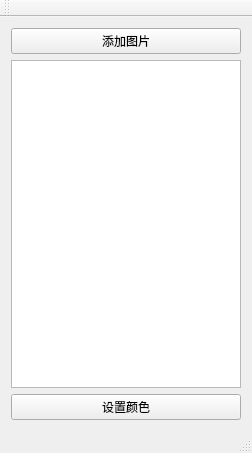
<?xml version="1.0" encoding="UTF-8"?>
<ui version="4.0">
 <class>CTextClass</class>
 <widget class="QMainWindow" name="CTextClass">
  <property name="geometry">
   <rect>
    <x>0</x>
    <y>0</y>
    <width>252</width>
    <height>453</height>
   </rect>
  </property>
  <property name="windowTitle">
   <string>MyClass</string>
  </property>
  <widget class="QWidget" name="centralWidget">
   <layout class="QGridLayout" name="gridLayout">
    <item row="1" column="0">
     <widget class="QTextEdit" name="textEdit"/>
    </item>
    <item row="0" column="0">
     <widget class="QPushButton" name="pushButton">
      <property name="text">
       <string>添加图片</string>
      </property>
     </widget>
    </item>
    <item row="2" column="0">
     <widget class="QPushButton" name="pushButton_2">
      <property name="text">
       <string>设置颜色</string>
      </property>
     </widget>
    </item>
   </layout>
  </widget>
  <widget class="QMenuBar" name="menuBar">
   <property name="geometry">
    <rect>
     <x>0</x>
     <y>0</y>
     <width>252</width>
     <height>20</height>
    </rect>
   </property>
  </widget>
  <widget class="QToolBar" name="mainToolBar">
   <attribute name="toolBarArea">
    <enum>TopToolBarArea</enum>
   </attribute>
   <attribute name="toolBarBreak">
    <bool>false</bool>
   </attribute>
  </widget>
  <widget class="QStatusBar" name="statusBar"/>
 </widget>
 <layoutdefault spacing="6" margin="11"/>
 <resources>
  <include location="ctext.qrc"/>
 </resources>
 <connections/>
</ui>
